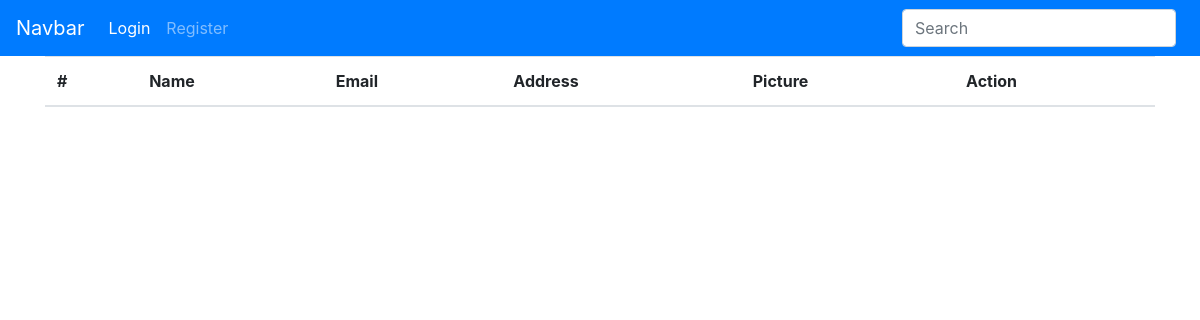
The page /index.php/welcome/about on the database as committed earlier.
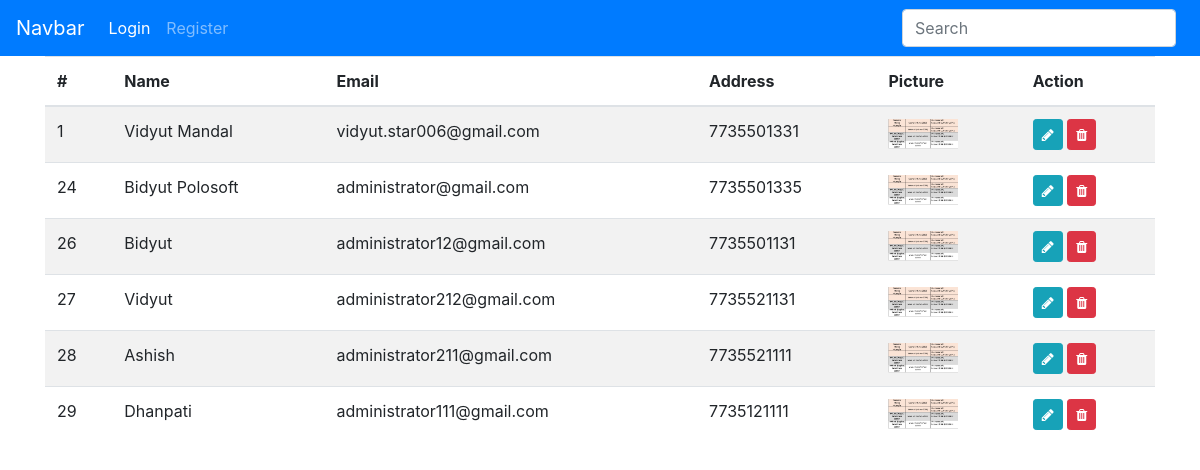
The same page on the database as committed later.
### tables this page shows
CREATE TABLE `users_tbl` (
  `id` int(11) NOT NULL,
  `picture` varchar(250) DEFAULT NULL,
  `name` varchar(250) DEFAULT NULL,
  `email` varchar(250) DEFAULT NULL,
  `email_verified` varchar(1) DEFAULT NULL,
  `phone` varchar(50) DEFAULT NULL,
  `password` varchar(250) DEFAULT NULL,
  `dob` varchar(50) DEFAULT NULL,
  `gender` varchar(10) DEFAULT NULL,
  `pincode` int(6) DEFAULT NULL,
  `postoffice` varchar(250) DEFAULT NULL,
  `district` varchar(250) DEFAULT NULL,
  `state` varchar(250) DEFAULT NULL,
  `country` varchar(250) DEFAULT NULL,
  `address` varchar(350) DEFAULT NULL,
  `isloggedin` varchar(1) DEFAULT NULL,
  `access` varchar(100) DEFAULT NULL,
  `user_agent` varchar(400) DEFAULT NULL,
  `created_at` varchar(100) DEFAULT NULL,
  `updated_at` varchar(100) DEFAULT NULL
);

### application/controllers/Welcome.php (called while the page is built, shortened)
<?php
class Welcome extends CI_Controller {
	public function __construct(){
		$this->load->model('WelcomeModel','welcome');
	}
	public function about()
	{
		$users = $this->welcome->getAllData();
		$data = array("users"=>$users);
		$this->load->view('mytable',$data);
	}
}

### index.php (called while the page is built, shortened)
<?php
require_once BASEPATH.'core/CodeIgniter.php';

### application/models/WelcomeModel.php (called while the page is built, shortened)
<?php
class WelcomeModel extends CI_Model {
  public function getAllData()
	{
    $query = $this->db->select('*')->get('users_tbl');
    $result = $query->result_array();
    return $result;
	}
}
?>

### application/views/mytable.php (the view, shortened to what this page needs)
<!DOCTYPE html>
<html lang="en">
<head>
    <?php include('css_js.php'); ?>
</head>
<body>
<?php include('header.php'); ?>
    <div class="container">
        <table class="table table-striped">
            <thead>
                <tr>
                    <th scope="col">#</th>
                    <th scope="col">Name</th>
                    <th scope="col">Email</th>
                    <th scope="col">Address</th>
                    <th scope="col">Picture</th>
                    <th scope="col">Action</th>
                </tr>
            </thead>
            <tbody>
                <?php foreach($users AS $key => $row){ ?>
                <tr>
                    <td><?=$row['id']?></td>
                    <td><?=$row['name']?></td>
                    <td><?=$row['email']?></td>
                    <td><?=$row['phone']?></td>
                    <td><img style="width:70px;" src="<?=base_url('/uploads')."/".$row['picture']?>" alt=""></td>
                    <td scope="col">
<a href="<?=base_url('/admin')."/".$row['id']?>/edit" class="btn btn-info btn-sm"><i class="fa fa-pencil" aria-hidden="true"></i></a>
<a href="<?=base_url('/admin')."/".$row['id']?>/delete" class="btn btn-danger btn-sm"><i class="fa fa-trash" aria-hidden="true"></i></a>
                    </td>
                </tr>
                <?php }?>
            </tbody>
        </table>
    </div>
</body>
</html>

### application/views/css_js.php (shortened to what this page needs)
<link rel="stylesheet" href="<?=base_url('/css')?>/bootstrap.min.css">
<link rel="stylesheet" href="https://cdnjs.cloudflare.com/ajax/libs/font-awesome/4.7.0/css/font-awesome.css">
<link rel="stylesheet" href="https://cdnjs.cloudflare.com/ajax/libs/ionicons/4.5.6/css/ionicons.min.css">

### application/views/header.php (shortened to what this page needs)
<nav class="navbar navbar-expand-lg navbar-dark bg-primary">
    <a class="navbar-brand" href="#">Navbar</a>
    <div class="collapse navbar-collapse" id="navbarSupportedContent">
        <ul class="navbar-nav mr-auto">
<?php if(empty($this->session->userdata('user'))){?>
            <li
                class="nav-item <?php if((!(isset($_SERVER['REDIRECT_QUERY_STRING']))) || $_SERVER['REDIRECT_QUERY_STRING']=="/login"){echo "active";} ?>">
                <a class="nav-link" href="<?=base_url('/login')?>">Login</a>
            </li>
            <li
                class="nav-item <?php if(isset($_SERVER['REDIRECT_QUERY_STRING'])){ if($_SERVER['REDIRECT_QUERY_STRING']=="/register"){echo "active";}} ?>">
                <a class="nav-link" href="<?=base_url('/register')?>">Register</a>
            </li>
 <?php } else { ?>
            <li class="nav-item ">
                <a class="nav-link" href="<?=base_url('/admin/logout')?>">Logout</a>
            </li>
 <?php } ?>
        </ul>
        <form class="form-inline my-2 my-lg-0">
            <input class="form-control mr-sm-2" type="search" placeholder="Search" aria-label="Search">
        </form>
    </div>
</nav>

Rows that differ between the two databases and show on the page:
added users_tbl: id "1", name "Vidyut Mandal", email "vidyut.star006@gmail.com", phone "7735501331", picture (picture)
added users_tbl: id "24", name "Bidyut Polosoft", email "administrator@gmail.com", phone "7735501335", picture (picture)
added users_tbl: id "26", name "Bidyut", email "administrator12@gmail.com", phone "7735501131", picture (picture)
added users_tbl: id "27", name "Vidyut", email "administrator212@gmail.com", phone "7735521131", picture (picture)
added users_tbl: id "28", name "Ashish", email "administrator211@gmail.com", phone "7735521111", picture (picture)
added users_tbl: id "29", name "Dhanpati", email "administrator111@gmail.com", phone "7735121111", picture (picture)
